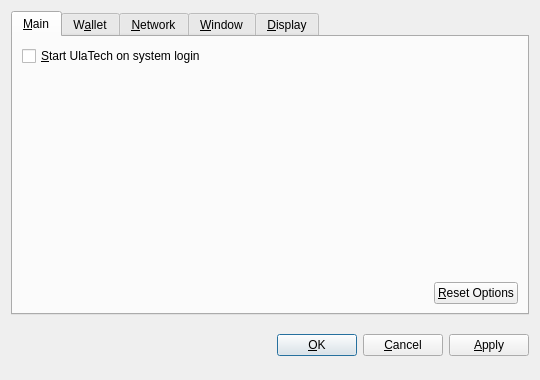
<?xml version="1.0" encoding="UTF-8"?>
<ui version="4.0">
 <class>OptionsDialog</class>
 <widget class="QDialog" name="OptionsDialog">
  <property name="geometry">
   <rect>
    <x>0</x>
    <y>0</y>
    <width>540</width>
    <height>380</height>
   </rect>
  </property>
  <property name="windowTitle">
   <string>Options</string>
  </property>
  <property name="modal">
   <bool>true</bool>
  </property>
  <layout class="QVBoxLayout" name="verticalLayout">
   <item>
    <widget class="QTabWidget" name="tabWidget">
     <property name="tabPosition">
      <enum>QTabWidget::North</enum>
     </property>
     <property name="currentIndex">
      <number>0</number>
     </property>
     <widget class="QWidget" name="tabMain">
      <attribute name="title">
       <string>&amp;Main</string>
      </attribute>
      <layout class="QVBoxLayout" name="verticalLayout_Main">
       <item>
        <widget class="QCheckBox" name="bitcoinAtStartup">
         <property name="toolTip">
          <string>Automatically start UlaTech after logging in to the system.</string>
         </property>
         <property name="text">
          <string>&amp;Start UlaTech on system login</string>
         </property>
        </widget>
       </item>
       <item>
        <spacer name="verticalSpacer_Main">
         <property name="orientation">
          <enum>Qt::Vertical</enum>
         </property>
         <property name="sizeHint" stdset="0">
          <size>
           <width>20</width>
           <height>40</height>
          </size>
         </property>
        </spacer>
       </item>
       <item>
        <layout class="QHBoxLayout" name="horizontalLayout_2_Main">
         <item>
          <spacer name="horizontalSpacer_2_Main">
           <property name="orientation">
            <enum>Qt::Horizontal</enum>
           </property>
           <property name="sizeHint" stdset="0">
            <size>
             <width>40</width>
             <height>20</height>
            </size>
           </property>
          </spacer>
         </item>
         <item>
          <widget class="QPushButton" name="resetButton">
           <property name="toolTip">
            <string>Reset all client options to default.</string>
           </property>
           <property name="text">
            <string>&amp;Reset Options</string>
           </property>
           <property name="autoDefault">
            <bool>false</bool>
           </property>
          </widget>
         </item>
        </layout>
       </item>
      </layout>
     </widget>
     <widget class="QWidget" name="tabWallet">
      <attribute name="title">
       <string>W&amp;allet</string>
      </attribute>
      <layout class="QVBoxLayout" name="verticalLayout_Network">
       <item>
        <widget class="QLabel" name="transactionFeeInfoLabel">
         <property name="text">
          <string>Optional transaction fee per kB that helps make sure your transactions are processed quickly. Most transactions are 1 kB.</string>
         </property>
         <property name="textFormat">
          <enum>Qt::PlainText</enum>
         </property>
         <property name="wordWrap">
          <bool>true</bool>
         </property>
        </widget>
       </item>
       <item>
        <layout class="QHBoxLayout" name="horizontalLayout_1_Main">
         <item>
          <widget class="QLabel" name="transactionFeeLabel">
           <property name="text">
            <string>Pay transaction &amp;fee</string>
           </property>
           <property name="textFormat">
            <enum>Qt::PlainText</enum>
           </property>
           <property name="buddy">
            <cstring>transactionFee</cstring>
           </property>
          </widget>
         </item>
         <item>
          <widget class="BitcoinAmountField" name="transactionFee"/>
         </item>
         <item>
          <spacer name="horizontalSpacer_1_Main">
           <property name="orientation">
            <enum>Qt::Horizontal</enum>
           </property>
           <property name="sizeHint" stdset="0">
            <size>
             <width>40</width>
             <height>20</height>
            </size>
           </property>
          </spacer>
         </item>
        </layout>
       </item>
       <item>
        <widget class="QLabel" name="label">
         <property name="text">
          <string>If you disable the spending of unconfirmed change, the change from a transaction cannot be used until that transaction has at least one confirmation. This also affects how your balance is computed.</string>
         </property>
         <property name="wordWrap">
          <bool>true</bool>
         </property>
        </widget>
       </item>
       <item>
        <widget class="QCheckBox" name="spendZeroConfChange">
         <property name="text">
          <string>Spend unconfirmed change  (experts only)</string>
         </property>
        </widget>
       </item>
       <item>
        <spacer name="verticalSpacer">
         <property name="orientation">
          <enum>Qt::Vertical</enum>
         </property>
         <property name="sizeHint" stdset="0">
          <size>
           <width>20</width>
           <height>40</height>
          </size>
         </property>
        </spacer>
       </item>
      </layout>
     </widget>
     <widget class="QWidget" name="tabNetwork">
      <attribute name="title">
       <string>&amp;Network</string>
      </attribute>
      <layout class="QVBoxLayout" name="verticalLayout_Network">
       <item>
        <widget class="QCheckBox" name="mapPortUpnp">
         <property name="toolTip">
          <string>Automatically open the UlaTech client port on the router. This only works when your router supports UPnP and it is enabled.</string>
         </property>
         <property name="text">
          <string>Map port using &amp;UPnP</string>
         </property>
        </widget>
       </item>
       <item>
        <widget class="QCheckBox" name="connectSocks">
         <property name="toolTip">
          <string>Connect to the UlaTech network through a SOCKS proxy (e.g. when connecting through Tor).</string>
         </property>
         <property name="text">
          <string>&amp;Connect through SOCKS proxy:</string>
         </property>
        </widget>
       </item>
       <item>
        <layout class="QHBoxLayout" name="horizontalLayout_Network">
         <item>
          <widget class="QLabel" name="proxyIpLabel">
           <property name="text">
            <string>Proxy &amp;IP:</string>
           </property>
           <property name="textFormat">
            <enum>Qt::PlainText</enum>
           </property>
           <property name="buddy">
            <cstring>proxyIp</cstring>
           </property>
          </widget>
         </item>
         <item>
          <widget class="QValidatedLineEdit" name="proxyIp">
           <property name="maximumSize">
            <size>
             <width>140</width>
             <height>16777215</height>
            </size>
           </property>
           <property name="toolTip">
            <string>IP address of the proxy (e.g. 127.0.0.1)</string>
           </property>
          </widget>
         </item>
         <item>
          <widget class="QLabel" name="proxyPortLabel">
           <property name="text">
            <string>&amp;Port:</string>
           </property>
           <property name="textFormat">
            <enum>Qt::PlainText</enum>
           </property>
           <property name="buddy">
            <cstring>proxyPort</cstring>
           </property>
          </widget>
         </item>
         <item>
          <widget class="QLineEdit" name="proxyPort">
           <property name="maximumSize">
            <size>
             <width>55</width>
             <height>16777215</height>
            </size>
           </property>
           <property name="toolTip">
            <string>Port of the proxy (e.g. 9050)</string>
           </property>
          </widget>
         </item>
         <item>
          <widget class="QLabel" name="socksVersionLabel">
           <property name="text">
            <string>SOCKS &amp;Version:</string>
           </property>
           <property name="textFormat">
            <enum>Qt::PlainText</enum>
           </property>
           <property name="buddy">
            <cstring>socksVersion</cstring>
           </property>
          </widget>
         </item>
         <item>
          <widget class="QValueComboBox" name="socksVersion">
           <property name="toolTip">
            <string>SOCKS version of the proxy (e.g. 5)</string>
           </property>
          </widget>
         </item>
         <item>
          <spacer name="horizontalSpacer_Network">
           <property name="orientation">
            <enum>Qt::Horizontal</enum>
           </property>
           <property name="sizeHint" stdset="0">
            <size>
             <width>40</width>
             <height>20</height>
            </size>
           </property>
          </spacer>
         </item>
        </layout>
       </item>
       <item>
        <spacer name="verticalSpacer_Network">
         <property name="orientation">
          <enum>Qt::Vertical</enum>
         </property>
         <property name="sizeHint" stdset="0">
          <size>
           <width>20</width>
           <height>40</height>
          </size>
         </property>
        </spacer>
       </item>
      </layout>
     </widget>
     <widget class="QWidget" name="tabWindow">
      <attribute name="title">
       <string>&amp;Window</string>
      </attribute>
      <layout class="QVBoxLayout" name="verticalLayout_Window">
       <item>
        <widget class="QCheckBox" name="minimizeToTray">
         <property name="toolTip">
          <string>Show only a tray icon after minimizing the window.</string>
         </property>
         <property name="text">
          <string>&amp;Minimize to the tray instead of the taskbar</string>
         </property>
        </widget>
       </item>
       <item>
        <widget class="QCheckBox" name="minimizeOnClose">
         <property name="toolTip">
          <string>Minimize instead of exit the application when the window is closed. When this option is enabled, the application will be closed only after selecting Quit in the menu.</string>
         </property>
         <property name="text">
          <string>M&amp;inimize on close</string>
         </property>
        </widget>
       </item>
       <item>
        <spacer name="verticalSpacer_Window">
         <property name="orientation">
          <enum>Qt::Vertical</enum>
         </property>
         <property name="sizeHint" stdset="0">
          <size>
           <width>20</width>
           <height>40</height>
          </size>
         </property>
        </spacer>
       </item>
      </layout>
     </widget>
     <widget class="QWidget" name="tabDisplay">
      <attribute name="title">
       <string>&amp;Display</string>
      </attribute>
      <layout class="QVBoxLayout" name="verticalLayout_Display">
       <item>
        <layout class="QHBoxLayout" name="horizontalLayout_1_Display">
         <item>
          <widget class="QLabel" name="langLabel">
           <property name="text">
            <string>User Interface &amp;language:</string>
           </property>
           <property name="textFormat">
            <enum>Qt::PlainText</enum>
           </property>
           <property name="buddy">
            <cstring>lang</cstring>
           </property>
          </widget>
         </item>
         <item>
          <widget class="QValueComboBox" name="lang">
           <property name="toolTip">
            <string>The user interface language can be set here. This setting will take effect after restarting UlaTech.</string>
           </property>
          </widget>
         </item>
        </layout>
       </item>
       <item>
        <layout class="QHBoxLayout" name="horizontalLayout_2_Display">
         <item>
          <widget class="QLabel" name="unitLabel">
           <property name="text">
            <string>&amp;Unit to show amounts in:</string>
           </property>
           <property name="textFormat">
            <enum>Qt::PlainText</enum>
           </property>
           <property name="buddy">
            <cstring>unit</cstring>
           </property>
          </widget>
         </item>
         <item>
          <widget class="QValueComboBox" name="unit">
           <property name="toolTip">
            <string>Choose the default subdivision unit to show in the interface and when sending coins.</string>
           </property>
          </widget>
         </item>
        </layout>
       </item>
       <item>
        <widget class="QCheckBox" name="displayAddresses">
         <property name="toolTip">
          <string>Whether to show UlaTech addresses in the transaction list or not.</string>
         </property>
         <property name="text">
          <string>&amp;Display addresses in transaction list</string>
         </property>
        </widget>
       </item>
       <item>
        <widget class="QCheckBox" name="coinControlFeatures">
         <property name="toolTip">
          <string>Whether to show coin control features or not.</string>
         </property>
         <property name="text">
          <string>Display coin &amp;control features (experts only!)</string>
         </property>
        </widget>
       </item>
       <item>
        <spacer name="verticalSpacer_Display">
         <property name="orientation">
          <enum>Qt::Vertical</enum>
         </property>
         <property name="sizeHint" stdset="0">
          <size>
           <width>20</width>
           <height>40</height>
          </size>
         </property>
        </spacer>
       </item>
      </layout>
     </widget>
    </widget>
   </item>
   <item>
    <layout class="QHBoxLayout" name="horizontalLayout_Buttons">
     <item>
      <spacer name="horizontalSpacer_1">
       <property name="orientation">
        <enum>Qt::Horizontal</enum>
       </property>
       <property name="sizeHint" stdset="0">
        <size>
         <width>40</width>
         <height>48</height>
        </size>
       </property>
      </spacer>
     </item>
     <item>
      <widget class="QLabel" name="statusLabel">
       <property name="font">
        <font>
         <weight>75</weight>
         <bold>true</bold>
        </font>
       </property>
       <property name="text">
        <string/>
       </property>
       <property name="textFormat">
        <enum>Qt::PlainText</enum>
       </property>
       <property name="wordWrap">
        <bool>true</bool>
       </property>
      </widget>
     </item>
     <item>
      <spacer name="horizontalSpacer_2">
       <property name="orientation">
        <enum>Qt::Horizontal</enum>
       </property>
       <property name="sizeHint" stdset="0">
        <size>
         <width>40</width>
         <height>48</height>
        </size>
       </property>
      </spacer>
     </item>
     <item>
      <widget class="QPushButton" name="okButton">
       <property name="text">
        <string>&amp;OK</string>
       </property>
      </widget>
     </item>
     <item>
      <widget class="QPushButton" name="cancelButton">
       <property name="text">
        <string>&amp;Cancel</string>
       </property>
       <property name="autoDefault">
        <bool>false</bool>
       </property>
      </widget>
     </item>
     <item>
      <widget class="QPushButton" name="applyButton">
       <property name="text">
        <string>&amp;Apply</string>
       </property>
       <property name="autoDefault">
        <bool>false</bool>
       </property>
      </widget>
     </item>
    </layout>
   </item>
  </layout>
 </widget>
 <customwidgets>
  <customwidget>
   <class>BitcoinAmountField</class>
   <extends>QSpinBox</extends>
   <header>bitcoinamountfield.h</header>
  </customwidget>
  <customwidget>
   <class>QValueComboBox</class>
   <extends>QComboBox</extends>
   <header>qvaluecombobox.h</header>
  </customwidget>
  <customwidget>
   <class>QValidatedLineEdit</class>
   <extends>QLineEdit</extends>
   <header>qvalidatedlineedit.h</header>
  </customwidget>
 </customwidgets>
 <resources/>
 <connections/>
</ui>
